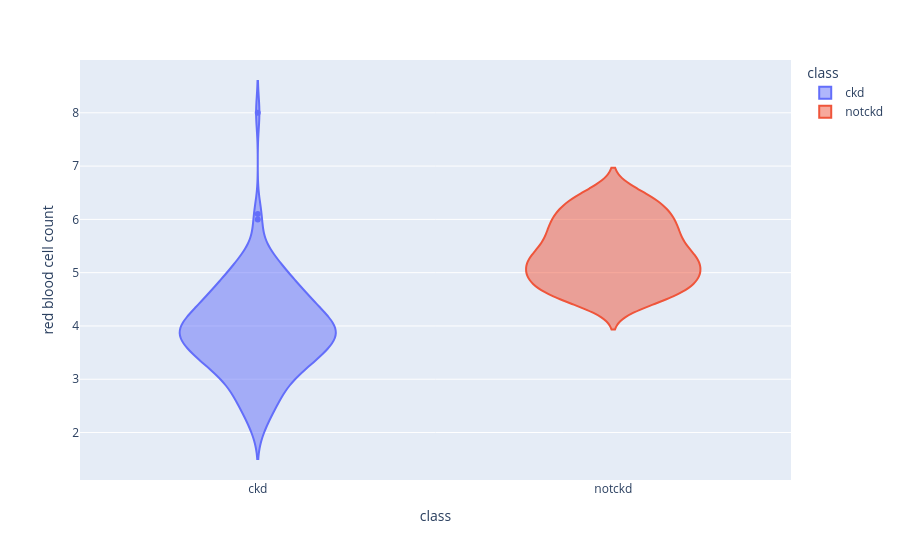

This figure's notebook cell:
### Code cell
px.violin(df,y='red blood cell count',x="class", color="class")

### Figure 1 — Plotly figure (JSON) as saved in the notebook; plotly's stock layout.template omitted (floating-point values rounded to 4 significant figures; data arrays with more than 128 entries replaced by an {"elided": "..."} marker saying what was removed)
{"data": [{"alignmentgroup": "True", "box": {"visible": false}, "hovertemplate": "class=%{x}<br>red blood cell count=%{y}<extra></extra>", "legendgroup": "ckd", "marker": {"color": "#636efa"}, "name": "ckd", "offsetgroup": "ckd", "orientation": "v", "scalegroup": "True", "showlegend": true, "type": "violin", "x": {"elided": "250 str values"}, "x0": " ", "xaxis": "x", "y": {"elided": "250 float values"}, "y0": " ", "yaxis": "y"}, {"alignmentgroup": "True", "box": {"visible": false}, "hovertemplate": "class=%{x}<br>red blood cell count=%{y}<extra></extra>", "legendgroup": "notckd", "marker": {"color": "#EF553B"}, "name": "notckd", "offsetgroup": "notckd", "orientation": "v", "scalegroup": "True", "showlegend": true, "type": "violin", "x": {"elided": "150 str values"}, "x0": " ", "xaxis": "x", "y": {"elided": "150 float values"}, "y0": " ", "yaxis": "y"}], "layout": {"autosize": true, "legend": {"title": {"text": "class"}, "tracegroupgap": 0}, "margin": {"t": 60}, "violinmode": "overlay", "xaxis": {"anchor": "y", "autorange": true, "categoryarray": ["ckd", "notckd"], "categoryorder": "array", "domain": [0, 1], "range": [-0.5, 1.5], "title": {"text": "class"}, "type": "category"}, "yaxis": {"anchor": "x", "autorange": true, "domain": [0, 1], "range": [1.109, 8.991], "title": {"text": "red blood cell count"}, "type": "linear"}}}
